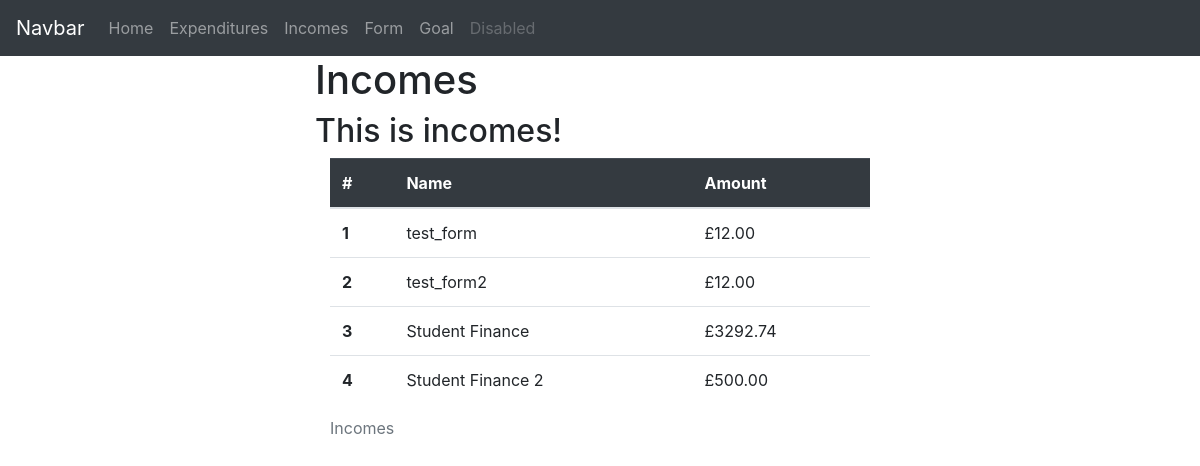
/incomes, run on an earlier commit of the app's database.
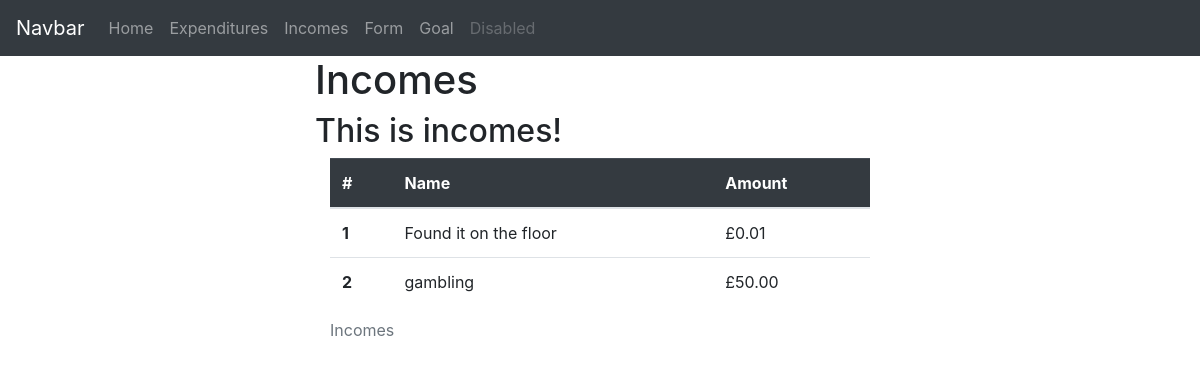
And on a later commit of the database.
### app/models.py (models this page shows)
class Income(db.Model):
    id = db.Column(db.Integer, primary_key=True)
    name = db.Column(db.String(500), index=True, unique=True, nullable=False)
    amount = db.Column(db.Float, nullable=False)

### app/views.py (the view)
@app.route('/incomes', methods =['GET','POST'])
def incomes():
    with app.app_context():
        incomes_list=db.session.query(models.Income).all()
    incomes_count = len(incomes_list)
    incomes={'description':'This is incomes!'}
    return render_template('incomes.html', title='Incomes',incomes_list = incomes_list, incomes_count=incomes_count ,incomes=incomes) #this is the base location

### app/templates/incomes.html
{% extends "base.html" %}]
{%block content%}
<h1>Incomes</h1>
<h2>{{incomes.description}}</h2>
<div class="container">
    <table class="table table-hover">
        <caption>Incomes</caption>
        <thead class="table-dark">
          <tr>
            <th scope="col">#</th>
            <th scope="col">Name</th>
            <th scope="col">Amount</th>
          </tr>
        </thead>
        <tbody>
          {% for x in range(1,incomes_count+1) %}
          <tr>
            <th scope="row">{{x}}</th>
            <td>{{incomes_list[x-1].name}}</td>
            <td>£{{'%0.2f'|format(incomes_list[x-1].amount|float)}}</td>
          </tr>
          {% endfor %}
        </tbody>
      </table>
</div>
{%endblock%}

What changed in the data, as far as the page shows it:
removed Income: name "Student Finance", amount "3292.74"
removed Income: name "Student Finance 2", amount "500.00"
Also different on the page:
new list line: "1 £"
new list line: "Found it on the floor 0.01"
new list line: "2 £"
new list line: "gambling 50.00"
list line gone: "1 £"
list line gone: "test_form 12.00"
list line gone: "2 £"
list line gone: "test_form2 12.00"
list line gone: "3 £"
list line gone: "4 £"
